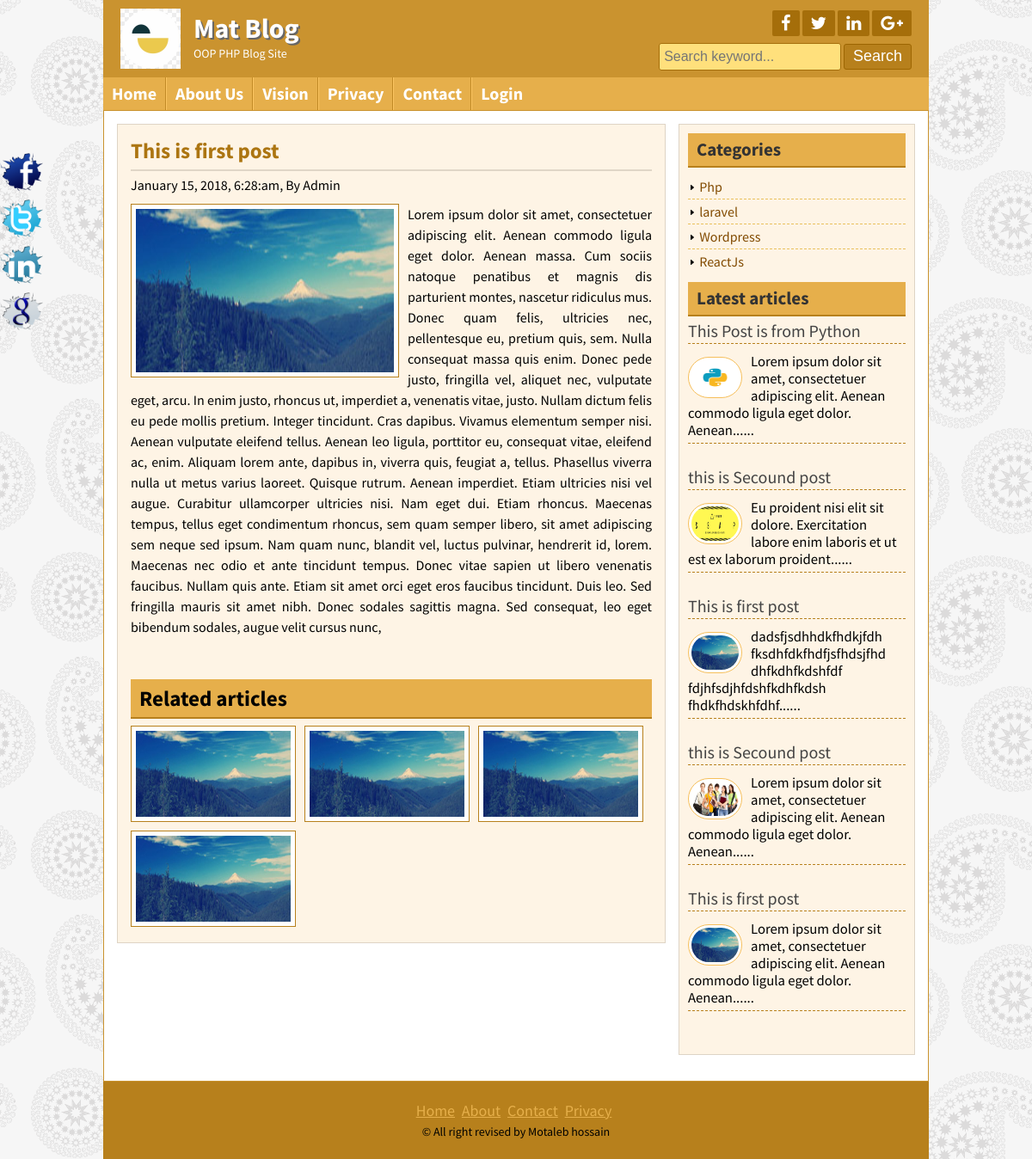
Screenshot of /post.php?id=5 with the database file from the repository.
### tables this page shows
CREATE TABLE `tbl_settings` (
  `id` int(11) NOT NULL,
  `title` varchar(255) NOT NULL,
  `slogan` varchar(255) NOT NULL,
  `logo` varchar(255) NOT NULL
);

CREATE TABLE `tbl_social` (
  `id` int(11) NOT NULL,
  `facebook` varchar(225) NOT NULL,
  `twitter` varchar(255) NOT NULL,
  `linkedin` varchar(255) NOT NULL,
  `googleplus` varchar(255) NOT NULL
);

CREATE TABLE `tbl_page` (
  `id` int(11) NOT NULL,
  `page_title` varchar(255) NOT NULL,
  `page_body` text NOT NULL
);

CREATE TABLE `tbl_post` (
  `id` int(11) NOT NULL,
  `catid` int(11) NOT NULL,
  `title` varchar(100) NOT NULL,
  `image` varchar(255) NOT NULL,
  `author` varchar(60) NOT NULL,
  `body` text NOT NULL,
  `tags` varchar(255) NOT NULL,
  `date` timestamp NOT NULL DEFAULT current_timestamp()
);

CREATE TABLE `tbl_category` (
  `id` int(11) NOT NULL,
  `name` varchar(255) NOT NULL
);

CREATE TABLE `tbl_copyright` (
  `id` int(11) NOT NULL,
  `note` varchar(255) NOT NULL
);

### lib/Database.php (called while the page is built, shortened)
<?php
Class Database{
	public $host   = DB_HOST;
	public $user   = DB_USER;
	public $pass   = DB_PASS;
	public $dbname = DB_NAME;
	public $link;
	private function connectDB(){
	$this->link = new mysqli($this->host, $this->user, $this->pass, $this->dbname);
 }
	public function select($query){
		$result = $this->link->query($query) or die($this->link->error.__LINE__);
		if($result->num_rows > 0){
			return $result;
		} else {
			return false;
		}
	}
}
?>

### lib/session.php (called while the page is built, shortened)
<?php
class Session{
    public static function get($key){
        if(isset($_SESSION['key'])){
            return $_SESSION['key'];
        } else {
            return false;
        }
    }
}
?>

### helpers/format.php (called while the page is built, shortened)
<?php
class Format{
	public function formatData($date){
		return date('F j, Y, g:i:a', strtotime($date));
	}
	public function textShorten($text, $limit = 400){
		$text = $text." ";
		$text = substr($text, 0, $limit);
		$text = substr($text, 0, strrpos($text, ' '));
		$text = $text."......";
		return $text;
	}
}
 ?>

### post.php (the view)
<?php include "inc/header.php"; ?>
<?php
if(!isset($_GET['id']) || $_GET['id'] == NULL){
	header("Location: 404.php");
} else {
	$id = $_GET['id'];
}
?>
	<div class="contentsection contemplete clear">
		<div class="maincontent clear">
			<div class="about">
				<?php
				$query = "SELECT * FROM tbl_post WHERE id='$id'";
				$post = $db->select($query);
				if($post){
					while($result=$post->fetch_assoc()){
				?>
				<h2><?php echo $result['title']; ?></h2>
				<h4><?php echo $fm->formatData($result['date']); ?>, By <?php echo $result['author']; ?></h4>
				<img src="admin/<?php echo $result['image']; ?>" alt="post image"/>
				<p><?php echo $result['body']; ?> </p>
				</br><div class="relatedpost clear">
					<h2>Related articles</h2>
					<?php
					$catid= $result['catid'];
					$relatedQuery = "SELECT * FROM tbl_post WHERE catid=$catid ORDER BY rand() limit 6";
					$relatedPost = $db->select($relatedQuery);
					if($relatedPost){
						while($relatedresult = $relatedPost->fetch_assoc()){
						?>
					<a href="post.php?id=<?php echo $relatedresult['id']; ?>"><img src="admin/<?php echo $relatedresult['image']; ?>" alt="<?php echo $relatedresult['title']; ?>"/></a>
					<?php 	}
					} else {
						echo "<h2>NO RELATED POST FOUND.</h2>";
					}
					 ?>
				</div>
				<?php
					}
				} else {
					header("Location:404.php");
				}
				?>
	</div>
		</div>
<?php include "inc/sideber.php"; ?>
<?php include "inc/footer.php"; ?>

### inc/header.php (shortened to what this page needs)
<?php include "lib/Database.php"; ?>
<?php include "helpers/format.php"; ?>
<?php include "lib/session.php"; ?>
<?php
$db = new Database();
$fm = new Format();
?>
<?php
if(Session::get("login")==true){
    $username = $_SESSION['username'];
    $id = $_SESSION['userid'];
} else {
    $username = "";
}
?>
<!DOCTYPE html>
<html>
<head>
<?php include "scripts/css.php"; ?>
</head>
<body>
<div class="headersection templete clear">
	<a href="index.php">
		<div class="logo">
		<?php
			$query = "SELECT * FROM tbl_settings WHERE id = '1'";
			$blogsettings = $db->select($query);
		if($blogsettings){
			while($result = $blogsettings->fetch_assoc()){
		?>
			<img src="admin/<?php echo $result['logo']; ?>" alt="Logo" />
			<h2><?php echo $result['title']; ?></h2>
			<p><?php echo $result['slogan']; ?></p>
		<?php } } ?>
		</div>
	</a>
	<div class="social clear">
		<div class="icon clear">
		<?php
	$query = "SELECT * FROM tbl_social WHERE id = '1'";
	$social = $db->select($query);
	if($social){
		while($result = $social->fetch_assoc()){
	?>
			<a href="http://facebook.com/<?php echo $result['facebook']; ?>" target="_blank"><i class="fa fa-facebook"></i></a>
			<a href="http://twitter.com/<?php echo $result['twitter']; ?>" target="_blank"><i class="fa fa-twitter"></i></a>
			<a href="http://linked.com/<?php echo $result['linkedin']; ?>" target="_blank"><i class="fa fa-linkedin"></i></a>
			<a href="http://plus.google.com/<?php echo $result['googleplus']; ?>" target="_blank"><i class="fa fa-google-plus"></i></a>
		<?php } } ?>
		</div>
		<div class="searchbtn clear">
		<form action="search.php" method="get">
			<input type="text" name="search" placeholder="Search keyword..."/>
			<input type="submit" name="submit" value="Search"/>
		</form>
		</div>
	</div>
</div>
<div class="navsection templete">
	<ul><?php
	$path = $_SERVER['SCRIPT_FILENAME'];
	$currentpage = basename($path, '.php');
	?>
		<li><a <?php if($currentpage == 'index'){echo 'id = "active"';} ?> href="index.php">Home</a></li>
		<?php
		$query = "SELECT * FROM tbl_page";
		$pages = $db->select($query);
		if($pages){
			while($result=$pages->fetch_assoc()){ ?>
				<li><a <?php if(isset($_GET['pageid']) && $_GET['pageid'] == $result['id']){echo 'id = "active"';} ?> href='page.php?pageid=<?php echo $result['id']; ?>'><?php echo $result['page_title']; ?></a></li>
		<?php } } ?>
		<li><a <?php if($currentpage == 'contact'){echo 'id = "active"';} ?> href="contact.php">Contact</a></li>
		<?php  if(Session::get("login")==true){
			echo "<li align='right'><a href='http://blog.admin'>$username Panel</a></li>";
		} else {
			echo "<li align='right'><a href='http://blog.admin/login.php'>Login</a></li>";
		} ?>
	</ul>
</div>

### inc/sideber.php
<div class="sidebar clear">
<div class="samesidebar clear">
	<h2>Categories</h2>
		<ul>
<?php
	$query = "SELECT * FROM tbl_category";
	$category  = $db->select($query);
	if ($category) {
		while ($result = $category->fetch_assoc()) {
?>
	<li><img src="images/icon-arrow.png" alt="*" height="10px" width="10px"/> <a href="posts.php?cat_id=<?php echo $result['id']; ?>"><?php echo $result['name']; ?></a></li>
<?php } } else {
			echo "<li><b>Sorry! NO Category to show!</b></li>";
		} ?></ul>
</div>
<div class="samesidebar clear">
	<h2>Latest articles</h2>
	<?php
$query = "SELECT * FROM tbl_post ORDER BY id DESC limit 5";
$recentpost  = $db->select($query);
if ($recentpost) {
	while ($result = $recentpost->fetch_assoc()) {
?>
		<div class="popular clear">
			<h3><a href="post.php?id=<?php echo $result['id']; ?>"><?php echo $result['title']; ?></a><h3>
			<a href="post.php?id=<?php echo $result['id']; ?>"><img src="admin/<?php echo $result['image']; ?>" alt="post image"/></a>
			<small><?php echo $fm->textShorten($result['body'], 100); ?></small>
		</div>
	<?php } } else {
		echo "<h3>NO Recent Posts..</h3>";
	} ?>
</div>
</div>

### inc/footer.php (shortened to what this page needs)
</div>
	<div class="footersection templete clear">
	  <div class="footermenu clear">
		<ul>
			<li><a href="#">Home</a></li>
			<li><a href="#">About</a></li>
			<li><a href="#">Contact</a></li>
			<li><a href="#">Privacy</a></li>
		</ul>
		</div>
		<?php
        $query = "SELECT * FROM tbl_copyright WHERE id = '1'";
        $copyright = $db->select($query);
        if($copyright){
            while($result = $copyright->fetch_assoc()){
        ?>
		<p>&copy; <?php echo $result['note']; ?></p>
						<?php } } ?>
	</div>
	<div class="fixedicon clear">
	<?php
        $query = "SELECT * FROM tbl_social WHERE id = '1'";
        $social = $db->select($query);
        if($social){
            while($result = $social->fetch_assoc()){
        ?>
		<a href="http://www.facebook.com/<?php echo $result['facebook']; ?>"><img src="images/fb.png" alt="Facebook"/></a>
		<a href="http://www.twitter.com/<?php echo $result['twitter']; ?>"><img src="images/tw.png" alt="Twitter"/></a>
		<a href="http://www.linkedin.com/<?php echo $result['linkedin']; ?>"><img src="images/in.png" alt="LinkedIn"/></a>
		<a href="http://www.google.com/<?php echo $result['googleplus']; ?>"><img src="images/gl.png" alt="GooglePlus"/></a>
		<?php } } ?>
	</div>
</body>
</html>

### rows the page displays
tbl_settings: logo (picture), title "Mat Blog", slogan "OOP PHP Blog Site"
tbl_page: page_title "About Us"
tbl_page: page_title "Vision"
tbl_page: page_title "Privacy"
tbl_post: title "This is first post", date "January 15, 2018, 6:28:am", author "Admin", image (picture), body "Lorem ipsum dolor sit amet, consectetuer adipiscing elit. Aenean commodo ligula eget dolor. Aenean massa. Cum sociis natoque penatibus et magnis dis parturient montes, nascetur ridiculus mus. Donec quam felis, ultricies nec, pellentesque eu, pretium quis, sem. Nulla consequat massa quis enim. Donec pede justo, fringilla vel, aliquet nec, vulputate eget, arcu. In enim justo, rhoncus ut, imperdiet a, venenatis vitae, justo. Nullam dictum felis eu pede mollis pretium. Integer tincidunt. Cras dapibus. Vivamus elementum semper nisi. Aenean vulputate eleifend tellus. Aenean leo ligula, porttitor eu, consequat vitae, eleifend ac, enim. Aliquam lorem ante, dapibus in, viverra quis, feugiat a,…", body "Lorem ipsum dolor sit amet, consectetuer adipiscing elit. Aenean commodo ligula eget dolor. Aenean......"
tbl_post: image (picture)
tbl_post: image (picture), title "This is first post", body "dadsfjsdhhdkfhdkjfdh fksdhfdkfhdfjsfhdsjfhd dhfkdhfkdshfdf fdjhfsdjhfdshfkdhfkdsh fhdkfhdskhfdhf......"
tbl_post: image (picture)
tbl_category: name "Php"
tbl_category: name "laravel"
tbl_category: name "Wordpress"
tbl_category: name "ReactJs"
tbl_post: title "This Post is from Python", image (picture), body "Lorem ipsum dolor sit amet, consectetuer adipiscing elit. Aenean commodo ligula eget dolor. Aenean......"
tbl_post: title "this is Secound post", image (picture), body "Eu proident nisi elit sit dolore. Exercitation labore enim laboris et ut est ex laborum proident......"
tbl_post: title "this is Secound post", image (picture), body "Lorem ipsum dolor sit amet, consectetuer adipiscing elit. Aenean commodo ligula eget dolor. Aenean......"
tbl_copyright: note "All right revised by Motaleb hossain"
